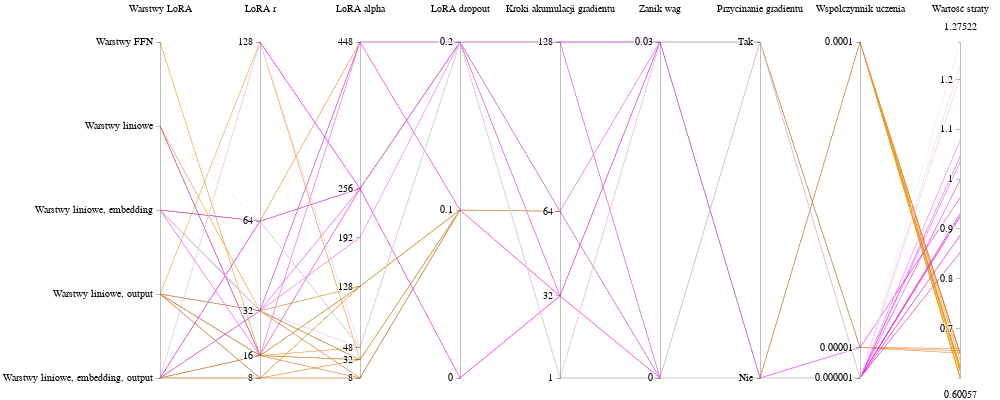

Source (notebook cell):
### Code cell
visual_df = nonmoe_search_data.copy()

visual_df = visual_df[visual_df["eval/loss"] < 5]

lora_target_map = {
    "all_linear,embed,output": 1,
    "all_linear,output,embed": 1,
    "all_linear,output": 2,
    "all_linear,embed": 3,
    "all_linear": 4,
    "ffn": 5,
}

visual_df["lora_target"] = visual_df["lora_target"].map(lora_target_map)

gradient_clip_map = {
    True: 1,
    False: 0,
}

visual_df["gradient_clipping"] = visual_df["gradient_clipping"].map(gradient_clip_map)

colorscale = [[0.0, "orange"], [0.5, "magenta"], [1.0, "white"]]

color_data = visual_df["eval/loss"]
cmin = color_data.min()
cmax = color_data.max()
normalized_color_data = (color_data - cmin) / (cmax - cmin)

fig = go.Figure(
    data=go.Parcoords(
        line=dict(
            color=normalized_color_data,
            colorscale=colorscale,
            showscale=False,
            cmin=0,
            cmax=1,
        ),
        dimensions=list(
            [
                dict(
                    tickvals=[1, 2, 3, 4, 5],
                    ticktext=[
                        "Warstwy liniowe, embedding, output",
                        "Warstwy liniowe, output",
                        "Warstwy liniowe, embedding",
                        "Warstwy liniowe",
                        "Warstwy FFN",
                    ],
                    label="Warstwy LoRA",
                    values=visual_df["lora_target"],
                ),
                dict(
                    label="LoRA r",
                    values=visual_df["lora_r"],
                    tickvals=visual_df["lora_r"].unique(),
                ),
                dict(
                    label="LoRA alpha",
                    values=visual_df["lora_alpha"],
                    tickvals=visual_df["lora_alpha"].unique(),
                ),
                dict(
                    label="LoRA dropout",
                    values=visual_df["lora_dropout"],
                    tickvals=visual_df["lora_dropout"].unique(),
                ),
                dict(
                    label="Kroki akumulacji gradientu",
                    values=visual_df["gradient_accumulation_steps"],
                    tickvals=visual_df["gradient_accumulation_steps"].unique(),
                ),
                dict(
                    label="Zanik wag",
                    values=visual_df["weight_decay"],
                    tickvals=visual_df["weight_decay"].unique(),
                ),
                dict(
                    label="Przycinanie gradientu",
                    tickvals=[0, 1],
                    ticktext=["Nie", "Tak"],
                    values=visual_df["gradient_clipping"],
                ),
                dict(
                    label="Współczynnik uczenia",
                    values=visual_df["lr"],
                    tickvals=visual_df["lr"].unique(),
                ),
                dict(
                    label="Wartość straty",
                    values=visual_df["eval/loss"],
                ),
            ]
        ),
    )
)

fig.update_layout(
    margin=dict(l=160, r=40, t=40, b=20),
    height=400,
    width=1000,
    font=dict(family="Times New Roman", size=12, color="black"),
)


fig.show()

### Figure 1 — Plotly figure (JSON) as saved in the notebook; plotly's stock layout.template omitted (floating-point values rounded to 4 significant figures)
{"data": [{"dimensions": [{"label": "Warstwy LoRA", "ticktext": ["Warstwy liniowe, embedding, output", "Warstwy liniowe, output", "Warstwy liniowe, embedding", "Warstwy liniowe", "Warstwy FFN"], "tickvals": [1, 2, 3, 4, 5], "values": [2, 2, 2, 5, 1, 1, 1, 1, 2, 2, 3, 2, 2, 2, 2, 1, 4, 1, 1, 4, 1, 4, 1, 1, 1, 3, 2, 2, 2, 1, 3, 4, 1, 3, 3, 1, 1, 3, 1, 3, 3, 3, 1, 4]}, {"label": "LoRA r", "tickvals": [32, 16, 8, 128, 64], "values": [32, 16, 8, 16, 32, 16, 32, 32, 16, 16, 32, 32, 32, 8, 128, 8, 32, 16, 16, 16, 8, 16, 16, 32, 8, 64, 16, 32, 8, 64, 32, 16, 32, 64, 64, 128, 64, 64, 32, 16, 32, 32, 128, 64]}, {"label": "LoRA alpha", "tickvals": ["128", "32", "48", "8", "448", "256", "192"], "values": ["128", "128", "128", "128", "128", "128", "32", "32", "32", "32", "32", "32", "32", "32", "32", "128", "32", "32", "32", "32", "32", "48", "8", "8", "8", "48", "8", "8", "8", "448", "448", "256", "448", "256", "256", "256", "48", "256", "256", "448", "192", "48", "48", "48"]}, {"label": "LoRA dropout", "tickvals": [0.1, 0.2, 0], "values": [0.1, 0.1, 0.1, 0.1, 0.1, 0.1, 0.1, 0.1, 0.1, 0.1, 0.1, 0.1, 0.1, 0.1, 0.1, 0.1, 0.1, 0.1, 0.1, 0.1, 0.1, 0.2, 0.1, 0.1, 0.1, 0.2, 0.1, 0.1, 0.1, 0.2, 0.2, 0.2, 0.1, 0.2, 0.2, 0, 0.2, 0.2, 0.2, 0.2, 0.2, 0.2, 0.2, 0.2]}, {"label": "Kroki akumulacji gradientu", "tickvals": [64, 128, 1, 32], "values": [64, 64, 64, 64, 64, 64, 64, 64, 64, 64, 64, 64, 64, 64, 64, 64, 64, 64, 64, 64, 64, 128, 64, 64, 64, 1, 64, 64, 64, 128, 128, 1, 32, 1, 32, 32, 128, 64, 64, 128, 64, 1, 1, 1]}, {"label": "Zanik wag", "tickvals": [0, 0.03], "values": [0, 0, 0, 0, 0, 0, 0, 0, 0, 0, 0, 0, 0, 0, 0, 0, 0, 0, 0, 0, 0, 0.03, 0, 0, 0, 0, 0, 0, 0, 0.03, 0, 0, 0, 0.03, 0.03, 0.03, 0.03, 0, 0.03, 0, 0, 0.03, 0, 0]}, {"label": "Przycinanie gradientu", "ticktext": ["Nie", "Tak"], "tickvals": [0, 1], "values": [0, 0, 0, 0, 0, 0, 0, 0, 0, 0, 0, 0, 0, 0, 0, 0, 0, 0, 0, 0, 0, 0, 0, 0, 0, 1, 0, 0, 0, 1, 1, 0, 1, 1, 0, 1, 0, 1, 0, 0, 1, 1, 1, 0]}, {"label": "Współczynnik uczenia", "tickvals": [0.0001, 1e-05, 1e-06], "values": [0.0001, 0.0001, 0.0001, 0.0001, 0.0001, 0.0001, 0.0001, 0.0001, 0.0001, 0.0001, 0.0001, 0.0001, 0.0001, 0.0001, 0.0001, 0.0001, 0.0001, 0.0001, 0.0001, 0.0001, 0.0001, 0.0001, 0.0001, 0.0001, 0.0001, 1e-05, 0.0001, 0.0001, 0.0001, 1e-05, 1e-05, 1e-06, 1e-06, 1e-06, 1e-06, 1e-06, 1e-05, 1e-06, 1e-06, 1e-06, 1e-06, 1e-06, 1e-06, 1e-06]}, {"label": "Wartość straty", "values": [0.6006, 0.6011, 0.6027, 0.6041, 0.6133, 0.6165, 0.6201, 0.6201, 0.6206, 0.6206, 0.6207, 0.6207, 0.6207, 0.6209, 0.621, 0.6211, 0.6213, 0.6216, 0.6216, 0.6217, 0.6245, 0.6376, 0.6485, 0.6487, 0.6489, 0.6505, 0.6514, 0.6515, 0.6517, 0.6555, 0.66, 0.8523, 0.8867, 0.9241, 0.9244, 0.9303, 0.9624, 0.9974, 1.034, 1.045, 1.077, 1.205, 1.227, 1.275]}], "line": {"cmax": 1, "cmin": 0, "color": [0, 0.0007936, 0.003184, 0.005188, 0.01894, 0.02354, 0.02891, 0.02891, 0.02975, 0.02975, 0.0298, 0.0298, 0.0298, 0.03013, 0.03025, 0.03043, 0.03072, 0.03113, 0.03113, 0.03126, 0.03554, 0.05486, 0.07107, 0.07141, 0.07166, 0.07405, 0.07538, 0.07547, 0.07575, 0.0814, 0.08812, 0.3731, 0.4242, 0.4795, 0.48, 0.4887, 0.5364, 0.5883, 0.6425, 0.6589, 0.7067, 0.8956, 0.9287, 1], "colorscale": [[0, "orange"], [0.5, "magenta"], [1, "white"]], "showscale": false}, "type": "parcoords"}], "layout": {"font": {"color": "black", "family": "Times New Roman", "size": 12}, "height": 400, "margin": {"b": 20, "l": 160, "r": 40, "t": 40}, "width": 1000}}
